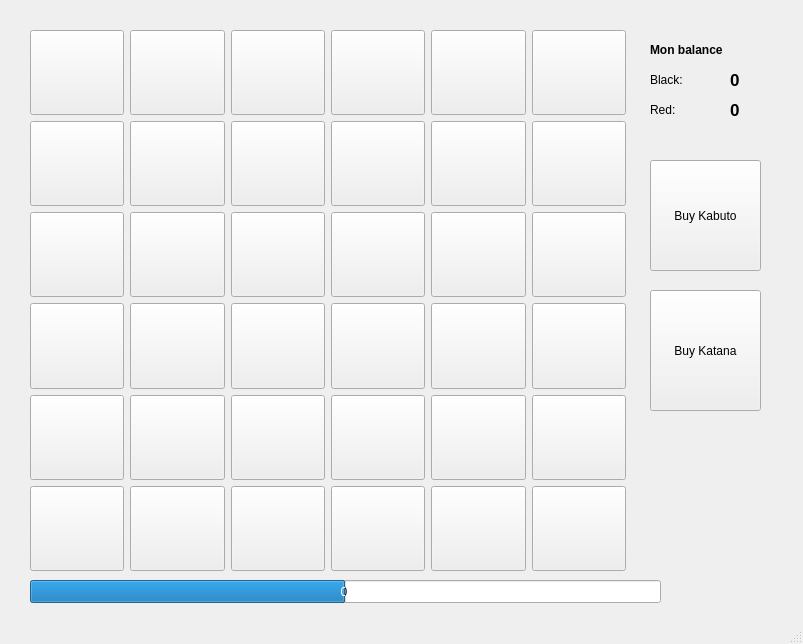
<?xml version="1.0" encoding="UTF-8"?>
<ui version="4.0">
 <class>MainWindow</class>
 <widget class="QMainWindow" name="MainWindow">
  <property name="geometry">
   <rect>
    <x>0</x>
    <y>0</y>
    <width>803</width>
    <height>644</height>
   </rect>
  </property>
  <property name="font">
   <font>
    <bold>false</bold>
   </font>
  </property>
  <property name="windowTitle">
   <string>Kaito</string>
  </property>
  <widget class="QWidget" name="centralwidget">
   <widget class="QWidget" name="gridLayoutWidget">
    <property name="geometry">
     <rect>
      <x>30</x>
      <y>30</y>
      <width>596</width>
      <height>541</height>
     </rect>
    </property>
    <layout class="QGridLayout" name="gridLayout" rowstretch="0,0,0,0,0,0,0">
     <item row="4" column="2">
      <widget class="QPushButton" name="cell3_4">
       <property name="sizePolicy">
        <sizepolicy hsizetype="Minimum" vsizetype="Minimum">
         <horstretch>0</horstretch>
         <verstretch>0</verstretch>
        </sizepolicy>
       </property>
       <property name="text">
        <string></string>
       </property>
       <property name="iconSize">
        <size>
         <width>32</width>
         <height>32</height>
        </size>
       </property>
       <property name="checkable">
        <bool>false</bool>
       </property>
      </widget>
     </item>
     <item row="2" column="1">
      <widget class="QPushButton" name="cell2_2">
       <property name="sizePolicy">
        <sizepolicy hsizetype="Minimum" vsizetype="Minimum">
         <horstretch>0</horstretch>
         <verstretch>0</verstretch>
        </sizepolicy>
       </property>
       <property name="text">
        <string></string>
       </property>
       <property name="iconSize">
        <size>
         <width>32</width>
         <height>32</height>
        </size>
       </property>
       <property name="checkable">
        <bool>false</bool>
       </property>
      </widget>
     </item>
     <item row="4" column="3">
      <widget class="QPushButton" name="cell4_4">
       <property name="sizePolicy">
        <sizepolicy hsizetype="Minimum" vsizetype="Minimum">
         <horstretch>0</horstretch>
         <verstretch>0</verstretch>
        </sizepolicy>
       </property>
       <property name="text">
        <string></string>
       </property>
       <property name="iconSize">
        <size>
         <width>32</width>
         <height>32</height>
        </size>
       </property>
       <property name="checkable">
        <bool>false</bool>
       </property>
      </widget>
     </item>
     <item row="4" column="5">
      <widget class="QPushButton" name="cell6_4">
       <property name="sizePolicy">
        <sizepolicy hsizetype="Minimum" vsizetype="Minimum">
         <horstretch>0</horstretch>
         <verstretch>0</verstretch>
        </sizepolicy>
       </property>
       <property name="text">
        <string></string>
       </property>
       <property name="iconSize">
        <size>
         <width>32</width>
         <height>32</height>
        </size>
       </property>
       <property name="checkable">
        <bool>false</bool>
       </property>
      </widget>
     </item>
     <item row="3" column="1">
      <widget class="QPushButton" name="cell2_3">
       <property name="sizePolicy">
        <sizepolicy hsizetype="Minimum" vsizetype="Minimum">
         <horstretch>0</horstretch>
         <verstretch>0</verstretch>
        </sizepolicy>
       </property>
       <property name="text">
        <string></string>
       </property>
       <property name="iconSize">
        <size>
         <width>32</width>
         <height>32</height>
        </size>
       </property>
       <property name="checkable">
        <bool>false</bool>
       </property>
      </widget>
     </item>
     <item row="0" column="4">
      <widget class="QPushButton" name="cell5_1">
       <property name="sizePolicy">
        <sizepolicy hsizetype="Minimum" vsizetype="Minimum">
         <horstretch>0</horstretch>
         <verstretch>0</verstretch>
        </sizepolicy>
       </property>
       <property name="text">
        <string></string>
       </property>
       <property name="iconSize">
        <size>
         <width>32</width>
         <height>32</height>
        </size>
       </property>
       <property name="checkable">
        <bool>false</bool>
       </property>
      </widget>
     </item>
     <item row="6" column="4">
      <widget class="QPushButton" name="cell5_6">
       <property name="sizePolicy">
        <sizepolicy hsizetype="Minimum" vsizetype="Minimum">
         <horstretch>0</horstretch>
         <verstretch>0</verstretch>
        </sizepolicy>
       </property>
       <property name="text">
        <string></string>
       </property>
       <property name="iconSize">
        <size>
         <width>32</width>
         <height>32</height>
        </size>
       </property>
       <property name="checkable">
        <bool>false</bool>
       </property>
      </widget>
     </item>
     <item row="0" column="5">
      <widget class="QPushButton" name="cell6_1">
       <property name="sizePolicy">
        <sizepolicy hsizetype="Minimum" vsizetype="Minimum">
         <horstretch>0</horstretch>
         <verstretch>0</verstretch>
        </sizepolicy>
       </property>
       <property name="text">
        <string></string>
       </property>
       <property name="iconSize">
        <size>
         <width>32</width>
         <height>32</height>
        </size>
       </property>
       <property name="checkable">
        <bool>false</bool>
       </property>
      </widget>
     </item>
     <item row="3" column="2">
      <widget class="QPushButton" name="cell3_3">
       <property name="sizePolicy">
        <sizepolicy hsizetype="Minimum" vsizetype="Minimum">
         <horstretch>0</horstretch>
         <verstretch>0</verstretch>
        </sizepolicy>
       </property>
       <property name="text">
        <string></string>
       </property>
       <property name="iconSize">
        <size>
         <width>32</width>
         <height>32</height>
        </size>
       </property>
       <property name="checkable">
        <bool>false</bool>
       </property>
      </widget>
     </item>
     <item row="5" column="5">
      <widget class="QPushButton" name="cell6_5">
       <property name="sizePolicy">
        <sizepolicy hsizetype="Minimum" vsizetype="Minimum">
         <horstretch>0</horstretch>
         <verstretch>0</verstretch>
        </sizepolicy>
       </property>
       <property name="text">
        <string></string>
       </property>
       <property name="iconSize">
        <size>
         <width>32</width>
         <height>32</height>
        </size>
       </property>
       <property name="checkable">
        <bool>false</bool>
       </property>
      </widget>
     </item>
     <item row="5" column="3">
      <widget class="QPushButton" name="cell4_5">
       <property name="sizePolicy">
        <sizepolicy hsizetype="Minimum" vsizetype="Minimum">
         <horstretch>0</horstretch>
         <verstretch>0</verstretch>
        </sizepolicy>
       </property>
       <property name="text">
        <string></string>
       </property>
       <property name="iconSize">
        <size>
         <width>32</width>
         <height>32</height>
        </size>
       </property>
       <property name="checkable">
        <bool>false</bool>
       </property>
      </widget>
     </item>
     <item row="2" column="3">
      <widget class="QPushButton" name="cell4_2">
       <property name="sizePolicy">
        <sizepolicy hsizetype="Minimum" vsizetype="Minimum">
         <horstretch>0</horstretch>
         <verstretch>0</verstretch>
        </sizepolicy>
       </property>
       <property name="text">
        <string></string>
       </property>
       <property name="iconSize">
        <size>
         <width>32</width>
         <height>32</height>
        </size>
       </property>
       <property name="checkable">
        <bool>false</bool>
       </property>
      </widget>
     </item>
     <item row="5" column="2">
      <widget class="QPushButton" name="cell3_5">
       <property name="sizePolicy">
        <sizepolicy hsizetype="Minimum" vsizetype="Minimum">
         <horstretch>0</horstretch>
         <verstretch>0</verstretch>
        </sizepolicy>
       </property>
       <property name="text">
        <string></string>
       </property>
       <property name="iconSize">
        <size>
         <width>32</width>
         <height>32</height>
        </size>
       </property>
       <property name="checkable">
        <bool>false</bool>
       </property>
      </widget>
     </item>
     <item row="6" column="2">
      <widget class="QPushButton" name="cell3_6">
       <property name="sizePolicy">
        <sizepolicy hsizetype="Minimum" vsizetype="Minimum">
         <horstretch>0</horstretch>
         <verstretch>0</verstretch>
        </sizepolicy>
       </property>
       <property name="text">
        <string></string>
       </property>
       <property name="iconSize">
        <size>
         <width>32</width>
         <height>32</height>
        </size>
       </property>
       <property name="checkable">
        <bool>false</bool>
       </property>
      </widget>
     </item>
     <item row="5" column="4">
      <widget class="QPushButton" name="cell5_5">
       <property name="sizePolicy">
        <sizepolicy hsizetype="Minimum" vsizetype="Minimum">
         <horstretch>0</horstretch>
         <verstretch>0</verstretch>
        </sizepolicy>
       </property>
       <property name="text">
        <string></string>
       </property>
       <property name="iconSize">
        <size>
         <width>32</width>
         <height>32</height>
        </size>
       </property>
       <property name="checkable">
        <bool>false</bool>
       </property>
      </widget>
     </item>
     <item row="6" column="0">
      <widget class="QPushButton" name="cell1_6">
       <property name="sizePolicy">
        <sizepolicy hsizetype="Minimum" vsizetype="Minimum">
         <horstretch>0</horstretch>
         <verstretch>0</verstretch>
        </sizepolicy>
       </property>
       <property name="text">
        <string></string>
       </property>
       <property name="iconSize">
        <size>
         <width>32</width>
         <height>32</height>
        </size>
       </property>
       <property name="checkable">
        <bool>false</bool>
       </property>
      </widget>
     </item>
     <item row="0" column="0">
      <widget class="QPushButton" name="cell1_1">
       <property name="sizePolicy">
        <sizepolicy hsizetype="Minimum" vsizetype="Minimum">
         <horstretch>0</horstretch>
         <verstretch>0</verstretch>
        </sizepolicy>
       </property>
       <property name="text">
        <string></string>
       </property>
       <property name="iconSize">
        <size>
         <width>32</width>
         <height>32</height>
        </size>
       </property>
       <property name="checkable">
        <bool>false</bool>
       </property>
      </widget>
     </item>
     <item row="0" column="3">
      <widget class="QPushButton" name="cell4_1">
       <property name="sizePolicy">
        <sizepolicy hsizetype="Minimum" vsizetype="Minimum">
         <horstretch>0</horstretch>
         <verstretch>0</verstretch>
        </sizepolicy>
       </property>
       <property name="text">
        <string></string>
       </property>
       <property name="iconSize">
        <size>
         <width>32</width>
         <height>32</height>
        </size>
       </property>
       <property name="checkable">
        <bool>false</bool>
       </property>
      </widget>
     </item>
     <item row="5" column="0">
      <widget class="QPushButton" name="cell1_5">
       <property name="sizePolicy">
        <sizepolicy hsizetype="Minimum" vsizetype="Minimum">
         <horstretch>0</horstretch>
         <verstretch>0</verstretch>
        </sizepolicy>
       </property>
       <property name="text">
        <string></string>
       </property>
       <property name="iconSize">
        <size>
         <width>32</width>
         <height>32</height>
        </size>
       </property>
       <property name="checkable">
        <bool>false</bool>
       </property>
      </widget>
     </item>
     <item row="3" column="4">
      <widget class="QPushButton" name="cell5_3">
       <property name="sizePolicy">
        <sizepolicy hsizetype="Minimum" vsizetype="Minimum">
         <horstretch>0</horstretch>
         <verstretch>0</verstretch>
        </sizepolicy>
       </property>
       <property name="text">
        <string></string>
       </property>
       <property name="iconSize">
        <size>
         <width>32</width>
         <height>32</height>
        </size>
       </property>
       <property name="checkable">
        <bool>false</bool>
       </property>
      </widget>
     </item>
     <item row="0" column="1">
      <widget class="QPushButton" name="cell2_1">
       <property name="sizePolicy">
        <sizepolicy hsizetype="Minimum" vsizetype="Minimum">
         <horstretch>0</horstretch>
         <verstretch>0</verstretch>
        </sizepolicy>
       </property>
       <property name="text">
        <string></string>
       </property>
       <property name="iconSize">
        <size>
         <width>32</width>
         <height>32</height>
        </size>
       </property>
       <property name="checkable">
        <bool>false</bool>
       </property>
      </widget>
     </item>
     <item row="6" column="1">
      <widget class="QPushButton" name="cell2_6">
       <property name="sizePolicy">
        <sizepolicy hsizetype="Minimum" vsizetype="Minimum">
         <horstretch>0</horstretch>
         <verstretch>0</verstretch>
        </sizepolicy>
       </property>
       <property name="text">
        <string></string>
       </property>
       <property name="iconSize">
        <size>
         <width>32</width>
         <height>32</height>
        </size>
       </property>
       <property name="checkable">
        <bool>false</bool>
       </property>
      </widget>
     </item>
     <item row="4" column="4">
      <widget class="QPushButton" name="cell5_4">
       <property name="sizePolicy">
        <sizepolicy hsizetype="Minimum" vsizetype="Minimum">
         <horstretch>0</horstretch>
         <verstretch>0</verstretch>
        </sizepolicy>
       </property>
       <property name="text">
        <string></string>
       </property>
       <property name="iconSize">
        <size>
         <width>32</width>
         <height>32</height>
        </size>
       </property>
       <property name="checkable">
        <bool>false</bool>
       </property>
      </widget>
     </item>
     <item row="2" column="5">
      <widget class="QPushButton" name="cell6_2">
       <property name="sizePolicy">
        <sizepolicy hsizetype="Minimum" vsizetype="Minimum">
         <horstretch>0</horstretch>
         <verstretch>0</verstretch>
        </sizepolicy>
       </property>
       <property name="text">
        <string></string>
       </property>
       <property name="iconSize">
        <size>
         <width>32</width>
         <height>32</height>
        </size>
       </property>
       <property name="checkable">
        <bool>false</bool>
       </property>
      </widget>
     </item>
     <item row="3" column="3">
      <widget class="QPushButton" name="cell4_3">
       <property name="sizePolicy">
        <sizepolicy hsizetype="Minimum" vsizetype="Minimum">
         <horstretch>0</horstretch>
         <verstretch>0</verstretch>
        </sizepolicy>
       </property>
       <property name="text">
        <string></string>
       </property>
       <property name="iconSize">
        <size>
         <width>32</width>
         <height>32</height>
        </size>
       </property>
       <property name="checkable">
        <bool>false</bool>
       </property>
      </widget>
     </item>
     <item row="2" column="2">
      <widget class="QPushButton" name="cell3_2">
       <property name="sizePolicy">
        <sizepolicy hsizetype="Minimum" vsizetype="Minimum">
         <horstretch>0</horstretch>
         <verstretch>0</verstretch>
        </sizepolicy>
       </property>
       <property name="text">
        <string></string>
       </property>
       <property name="iconSize">
        <size>
         <width>32</width>
         <height>32</height>
        </size>
       </property>
       <property name="checkable">
        <bool>false</bool>
       </property>
      </widget>
     </item>
     <item row="5" column="1">
      <widget class="QPushButton" name="cell2_5">
       <property name="sizePolicy">
        <sizepolicy hsizetype="Minimum" vsizetype="Minimum">
         <horstretch>0</horstretch>
         <verstretch>0</verstretch>
        </sizepolicy>
       </property>
       <property name="text">
        <string></string>
       </property>
       <property name="iconSize">
        <size>
         <width>32</width>
         <height>32</height>
        </size>
       </property>
       <property name="checkable">
        <bool>false</bool>
       </property>
      </widget>
     </item>
     <item row="4" column="1">
      <widget class="QPushButton" name="cell2_4">
       <property name="sizePolicy">
        <sizepolicy hsizetype="Minimum" vsizetype="Minimum">
         <horstretch>0</horstretch>
         <verstretch>0</verstretch>
        </sizepolicy>
       </property>
       <property name="text">
        <string></string>
       </property>
       <property name="iconSize">
        <size>
         <width>32</width>
         <height>32</height>
        </size>
       </property>
       <property name="checkable">
        <bool>false</bool>
       </property>
      </widget>
     </item>
     <item row="6" column="3">
      <widget class="QPushButton" name="cell4_6">
       <property name="sizePolicy">
        <sizepolicy hsizetype="Minimum" vsizetype="Minimum">
         <horstretch>0</horstretch>
         <verstretch>0</verstretch>
        </sizepolicy>
       </property>
       <property name="text">
        <string></string>
       </property>
       <property name="iconSize">
        <size>
         <width>32</width>
         <height>32</height>
        </size>
       </property>
       <property name="checkable">
        <bool>false</bool>
       </property>
      </widget>
     </item>
     <item row="3" column="0">
      <widget class="QPushButton" name="cell1_3">
       <property name="sizePolicy">
        <sizepolicy hsizetype="Minimum" vsizetype="Minimum">
         <horstretch>0</horstretch>
         <verstretch>0</verstretch>
        </sizepolicy>
       </property>
       <property name="text">
        <string></string>
       </property>
       <property name="iconSize">
        <size>
         <width>32</width>
         <height>32</height>
        </size>
       </property>
       <property name="checkable">
        <bool>false</bool>
       </property>
      </widget>
     </item>
     <item row="2" column="4">
      <widget class="QPushButton" name="cell5_2">
       <property name="sizePolicy">
        <sizepolicy hsizetype="Minimum" vsizetype="Minimum">
         <horstretch>0</horstretch>
         <verstretch>0</verstretch>
        </sizepolicy>
       </property>
       <property name="text">
        <string></string>
       </property>
       <property name="iconSize">
        <size>
         <width>32</width>
         <height>32</height>
        </size>
       </property>
       <property name="checkable">
        <bool>false</bool>
       </property>
      </widget>
     </item>
     <item row="4" column="0">
      <widget class="QPushButton" name="cell1_4">
       <property name="sizePolicy">
        <sizepolicy hsizetype="Minimum" vsizetype="Minimum">
         <horstretch>0</horstretch>
         <verstretch>0</verstretch>
        </sizepolicy>
       </property>
       <property name="text">
        <string></string>
       </property>
       <property name="iconSize">
        <size>
         <width>32</width>
         <height>32</height>
        </size>
       </property>
       <property name="checkable">
        <bool>false</bool>
       </property>
      </widget>
     </item>
     <item row="3" column="5">
      <widget class="QPushButton" name="cell6_3">
       <property name="sizePolicy">
        <sizepolicy hsizetype="Minimum" vsizetype="Minimum">
         <horstretch>0</horstretch>
         <verstretch>0</verstretch>
        </sizepolicy>
       </property>
       <property name="text">
        <string></string>
       </property>
       <property name="iconSize">
        <size>
         <width>32</width>
         <height>32</height>
        </size>
       </property>
       <property name="checkable">
        <bool>false</bool>
       </property>
      </widget>
     </item>
     <item row="2" column="0">
      <widget class="QPushButton" name="cell1_2">
       <property name="sizePolicy">
        <sizepolicy hsizetype="Minimum" vsizetype="Minimum">
         <horstretch>0</horstretch>
         <verstretch>0</verstretch>
        </sizepolicy>
       </property>
       <property name="text">
        <string></string>
       </property>
       <property name="iconSize">
        <size>
         <width>32</width>
         <height>32</height>
        </size>
       </property>
       <property name="checkable">
        <bool>false</bool>
       </property>
      </widget>
     </item>
     <item row="6" column="5">
      <widget class="QPushButton" name="cell6_6">
       <property name="sizePolicy">
        <sizepolicy hsizetype="Minimum" vsizetype="Minimum">
         <horstretch>0</horstretch>
         <verstretch>0</verstretch>
        </sizepolicy>
       </property>
       <property name="text">
        <string></string>
       </property>
       <property name="iconSize">
        <size>
         <width>32</width>
         <height>32</height>
        </size>
       </property>
       <property name="checkable">
        <bool>false</bool>
       </property>
      </widget>
     </item>
     <item row="0" column="2">
      <widget class="QPushButton" name="cell3_1">
       <property name="sizePolicy">
        <sizepolicy hsizetype="Minimum" vsizetype="Minimum">
         <horstretch>0</horstretch>
         <verstretch>0</verstretch>
        </sizepolicy>
       </property>
       <property name="text">
        <string></string>
       </property>
       <property name="iconSize">
        <size>
         <width>32</width>
         <height>32</height>
        </size>
       </property>
       <property name="checkable">
        <bool>false</bool>
       </property>
      </widget>
     </item>
    </layout>
   </widget>
   <widget class="QLabel" name="monBalanceLabel">
    <property name="geometry">
     <rect>
      <x>650</x>
      <y>40</y>
      <width>131</width>
      <height>20</height>
     </rect>
    </property>
    <property name="font">
     <font>
      <bold>true</bold>
     </font>
    </property>
    <property name="text">
     <string>Mon balance</string>
    </property>
   </widget>
   <widget class="QLabel" name="blackMonLabel">
    <property name="geometry">
     <rect>
      <x>650</x>
      <y>70</y>
      <width>101</width>
      <height>20</height>
     </rect>
    </property>
    <property name="text">
     <string>Black:</string>
    </property>
   </widget>
   <widget class="QLabel" name="redMonLabel">
    <property name="geometry">
     <rect>
      <x>650</x>
      <y>100</y>
      <width>63</width>
      <height>20</height>
     </rect>
    </property>
    <property name="text">
     <string>Red:</string>
    </property>
   </widget>
   <widget class="QPushButton" name="buyKabutoButton">
    <property name="geometry">
     <rect>
      <x>650</x>
      <y>160</y>
      <width>111</width>
      <height>111</height>
     </rect>
    </property>
    <property name="text">
     <string>Buy Kabuto</string>
    </property>
   </widget>
   <widget class="QPushButton" name="buyKatanaButton">
    <property name="geometry">
     <rect>
      <x>650</x>
      <y>290</y>
      <width>111</width>
      <height>121</height>
     </rect>
    </property>
    <property name="text">
     <string>Buy Katana</string>
    </property>
   </widget>
   <widget class="QLabel" name="blackMonCount">
    <property name="geometry">
     <rect>
      <x>730</x>
      <y>70</y>
      <width>41</width>
      <height>20</height>
     </rect>
    </property>
    <property name="font">
     <font>
      <pointsize>13</pointsize>
      <bold>true</bold>
     </font>
    </property>
    <property name="text">
     <string>0</string>
    </property>
   </widget>
   <widget class="QLabel" name="redMonCount">
    <property name="geometry">
     <rect>
      <x>730</x>
      <y>100</y>
      <width>63</width>
      <height>20</height>
     </rect>
    </property>
    <property name="font">
     <font>
      <pointsize>13</pointsize>
      <bold>true</bold>
     </font>
    </property>
    <property name="text">
     <string>0</string>
    </property>
   </widget>
   <widget class="QLabel" name="resultLabel">
    <property name="geometry">
     <rect>
      <x>200</x>
      <y>267</y>
      <width>400</width>
      <height>71</height>
     </rect>
    </property>
    <property name="font">
     <font>
      <pointsize>21</pointsize>
      <bold>true</bold>
     </font>
    </property>
    <property name="text">
     <string/>
    </property>
   </widget>
   <widget class="QProgressBar" name="evaluationBar">
    <property name="geometry">
     <rect>
      <x>30</x>
      <y>580</y>
      <width>631</width>
      <height>23</height>
     </rect>
    </property>
    <property name="minimum">
     <number>-20</number>
    </property>
    <property name="maximum">
     <number>20</number>
    </property>
    <property name="value">
     <number>0</number>
    </property>
    <property name="format">
     <string>%v </string>
    </property>
   </widget>
  </widget>
  <widget class="QMenuBar" name="menubar">
   <property name="geometry">
    <rect>
     <x>0</x>
     <y>0</y>
     <width>803</width>
     <height>22</height>
    </rect>
   </property>
  </widget>
  <widget class="QStatusBar" name="statusbar"/>
 </widget>
 <resources/>
 <connections/>
</ui>
